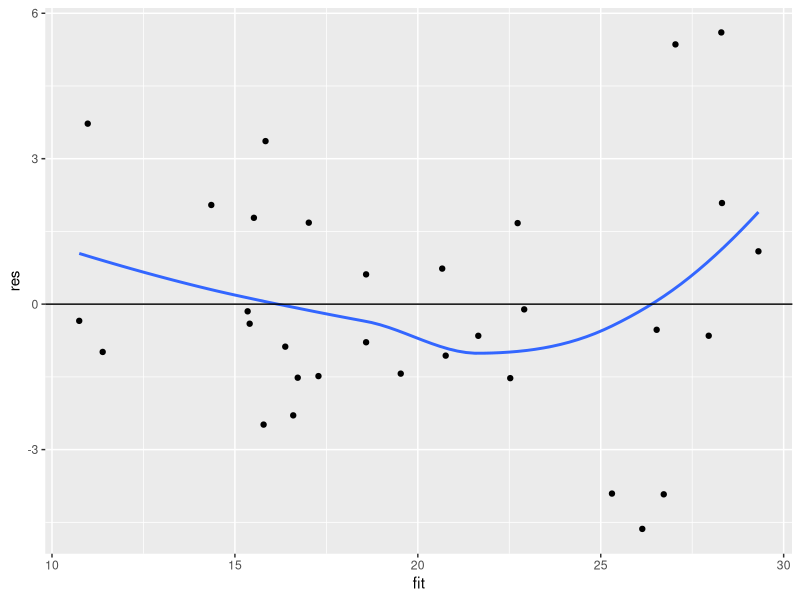

Write R code to recreate this figure.
## ---- chunk 1
library(ggplot2)
names(mtcars)
## ---- chunk 2
# Convert 'am' to a factor variable
mtcars$am <- factor(mtcars$am, labels = c('Automatic', 'Manual'))
mtcars$carb <- mtcars$carb
mtcars$vs <- mtcars$vs
mtcars$gear <- mtcars$gear
mtcars$cyl <- mtcars$cyl 
## ---- chunk 3
model1 <- lm(mpg~., mtcars)
print('Confidence Interval for the coeffient of the Transmission dummy variable:')
confint(model1)['amManual',]
## ---- chunk 4
coef = sapply(names(mtcars), 
       function(name){
         cor(as.numeric(mtcars[,name]), as.numeric(mtcars[,'am']))
       }
       )

names(coef[abs(coef) > 0.5])
## ---- chunk 5
model2 = lm(mpg~am + wt + drat + disp + gear + cyl, mtcars)
model3 = lm(mpg~drat+wt+am+gear, mtcars)
anova(model3, model2, model1)
## ---- chunk 6
fit = predict(model2)
res = resid(model2)
ggplot(mapping=aes(fit, res)) + 
  geom_point() + geom_smooth(span=1, se=FALSE) + geom_hline(yintercept = 0)
## ---- chunk 7
model4 = lm(
  mpg~am + wt + drat + disp + cyl + gear + I(wt^2) + I(drat^2) + I(disp^2),
  mtcars
    )

confint(model4)['amManual',]
